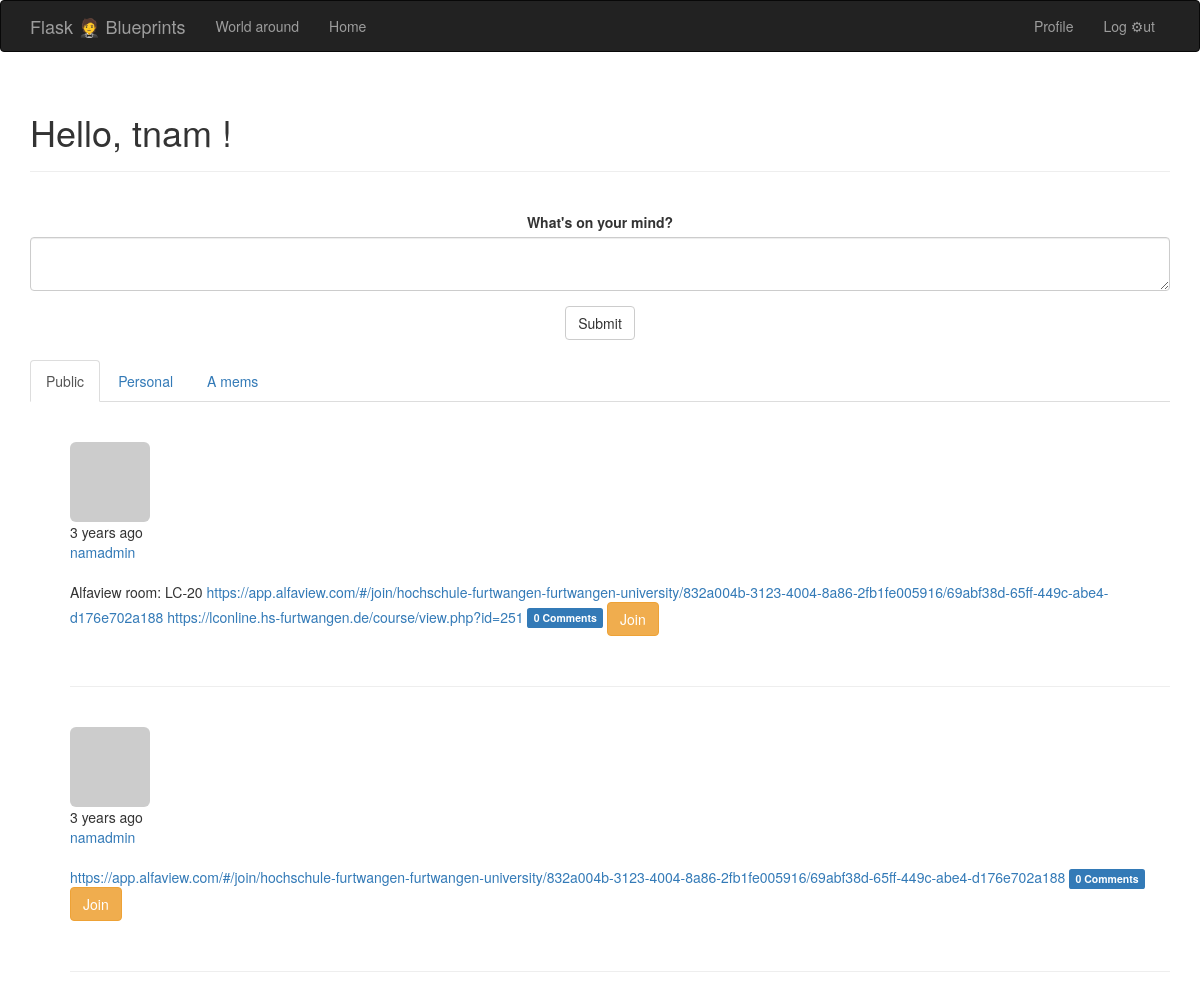
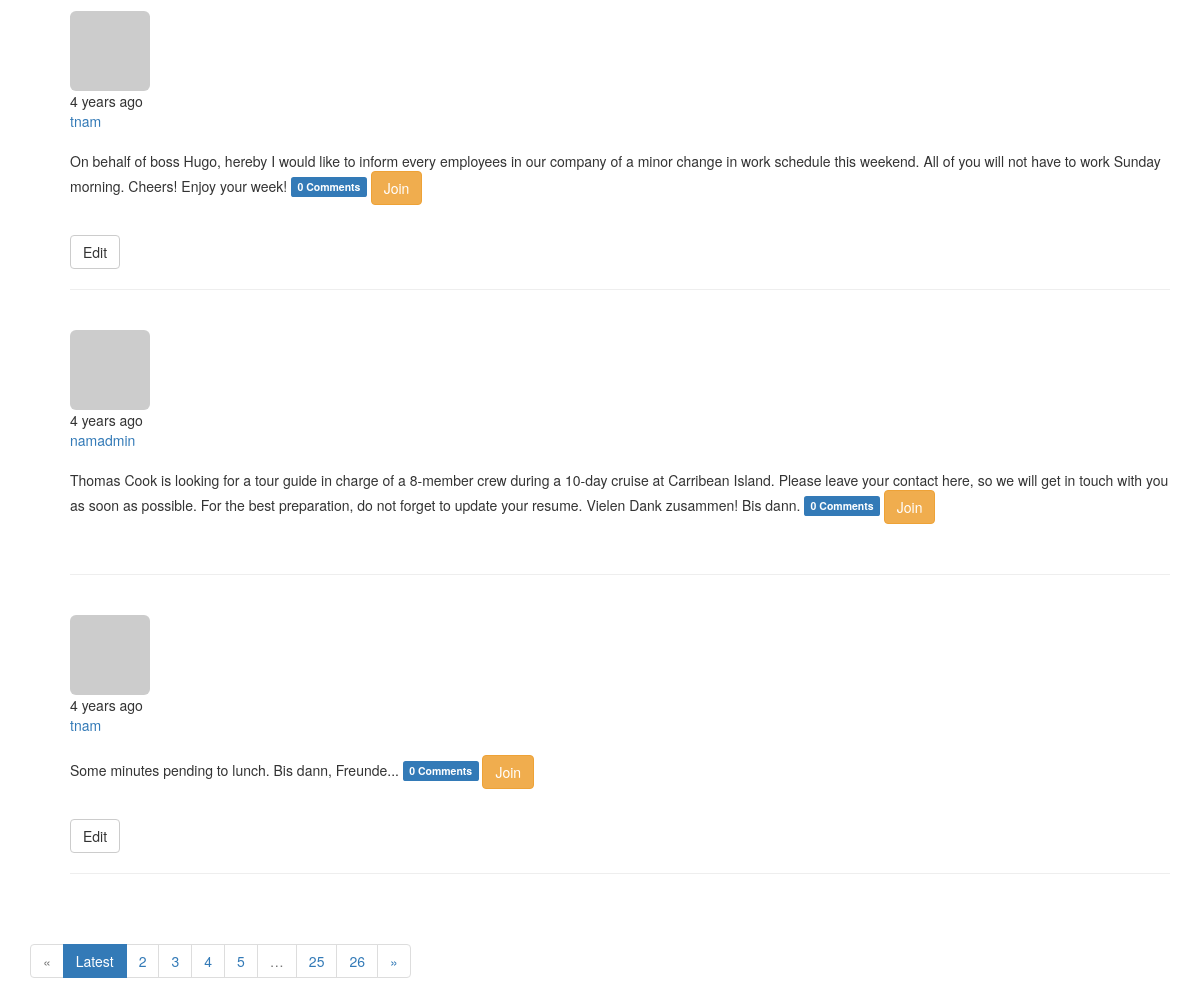
/ (signed in), run on the app's committed database (2 pictures, top to bottom).
### flask_blueprint/app/models.py (models this page shows, shortened)
class User(UserMixin, db.Model):
    __tablename__ = 'users'
    id = db.Column(db.Integer, primary_key=True)
    username = db.Column(db.String(64), unique=True, index=True)
    email = db.Column(db.String(64), unique=True, index=True)
    role_id = db.Column(db.Integer, db.ForeignKey('roles.id')) # table 'roles' / column 'id'
    from flask_login import UserMixin, AnonymousUserMixin
    def can(self, perm):
        return self.role is not None and self.role.has_permission(perm)
    def is_administrator(self):
        return self.can(Permission.ADMIN)
    password_hash = db.Column(db.String(128))
    @property
    def password(self):
        raise AttributeError('Password is not a readable attribute.')
    confirmed = db.Column(db.Boolean, default=False)
    name = db.Column(db.String(64))
    location = db.Column(db.String(64))
    about_me = db.Column(db.Text()) # string that does not need a maximum length
    member_since = db.Column(db.DateTime())
    last_login = db.Column(db.DateTime())
    last_seen = db.Column(db.DateTime(), default=datetime.utcnow)
    def ping(self):
        self.last_seen = datetime.utcnow()
        db.session.add(self)
        db.session.commit()
    avatar_hash = db.Column(db.String(32))
    def gravatar(self, size=100, default='identicon', rating='g'):
        if request.is_secure:
            url = 'https://secure.gravatar.com/avatar'
        else:
            url = 'http://www.gravatar.com/avatar'
        hash = self.avatar_hash or self.gravatar_hash()
        return '{url}/{hash}?s={size}&d={default}&r={rating}'.format(
            url=url, hash=hash, size=size, default=default, rating=rating)
    posts = db.relationship('Post', backref='author', lazy='dynamic')   ####§§ Line 195 <=> Line 267
    followed = db.relationship('Follow',                            # stars relating to this fan
                               foreign_keys=[Follow.follower_id],   # fan
                               backref=db.backref('follower', lazy='joined'),   # .follower
                               lazy='dynamic',
                               cascade='all, delete-orphan')
    followers = db.relationship('Follow',                            # fans relating to this star
                                foreign_keys=[Follow.followed_id],   # star
                                backref=db.backref('followed', lazy='joined'),   # .followed
                                lazy='dynamic',
                                cascade='all, delete-orphan')
    comments = db.relationship('Comment', backref='author', lazy='dynamic')

class Post(db.Model):
    __tablename__ = 'posts'
    id = db.Column(db.Integer, primary_key=True)
    body = db.Column(db.Text)
    timestamp = db.Column(db.DateTime, index=True, default=datetime.utcnow)
    author_id = db.Column(db.Integer, db.ForeignKey('users.id'))   ####§§ Line 195 <=> Line 267
    body_html = db.Column(db.Text)
    toquery_authornamestartswitha = db.Column(db.Boolean, default=False, index=True)
    comments = db.relationship('Comment', backref='post', lazy='dynamic')

### flask_blueprint/app/main/views.py (the view)
@main.route('/', methods=['GET', 'POST'])   ### 'main.route' instead of 'app.route'
def index():
    form = PostForm()
    if current_user.can(Permission.WRITE) and form.validate_on_submit():
        post = Post(body=form.body.data,
                    author=current_user._get_current_object()) # Line 192 and 220 'Models.py'
        db.session.add(post)
        db.session.commit()
        return redirect(url_for('.index'))
    page = request.args.get('page', 1, type=int) # When a page isn’t given, a default page of 1 (the first page) is used
    pagination = Post.query.order_by(Post.timestamp.desc()).paginate(
        page, per_page=5, error_out=False) # Flask-SQLAlchemy’s 'paginate()', not 'all()'
    posts = pagination.items
    show_followed = False
    show_amem = False
    if current_user.is_authenticated:
        show_followed = bool(request.cookies.get('show_followed', ''))
        print('show_followed =' + str(show_followed))
        show_amem = bool(request.cookies.get('show_amem', ''))
        print('show_amem =' + str(show_amem))
    if show_amem==True and show_followed==False:
        querying = Post.query.filter_by(toquery_authornamestartswitha=True)
    if show_followed==True and show_amem==False:
        querying = current_user.followed_posts
    if show_followed==False and show_amem==False:
        querying = Post.query
    pagination = querying.order_by(Post.timestamp.desc()).paginate(page, per_page=5,error_out=False)
    posts = pagination.items
    return render_template('index.html', form=form, posts=posts,
                           show_followed=show_followed, show_amem=show_amem, pagination=pagination)

### flask_blueprint/app/main/forms.py
class PostForm(FlaskForm):
    body = PageDownField("What's on your mind?", validators=[Required()])
    submit = SubmitField('Submit')

### flask_blueprint/app/auth/views.py (called while the page is built)
@auth.before_app_request
def before_request():
    if current_user.is_authenticated \
            and not current_user.confirmed \
            and request.blueprint != 'auth' \
            and request.endpoint != 'static':
        return redirect(url_for('auth.unconfirmed'))   ### line 94: return render_template('auth/resendconfirmation.html', form=form)

@auth.before_app_request
def before_request():
    if current_user.is_authenticated:
        current_user.ping()
        if not current_user.confirmed \
                and request.endpoint \
                and request.blueprint != 'auth' \
                and request.endpoint != 'static':
            return redirect(url_for('auth.unconfirmed'))

### flask_blueprint/app/main/__init__.py (called while the page is built)
@main.app_context_processor
def inject_permissions():
    return dict(Permission=Permission)

@main.app_context_processor
def inject_abc():
    abc = "ABC is shown here!"
    return dict(abc=abc)

@main.app_context_processor
def inject_commentid():
    try:
        with open('commentid', 'r') as f:
            commentid = f.read()
    except FileNotFoundError:
        commentid = ''
    return dict(commentid=commentid)

### flask_blueprint/app/main/views.py (called while the page is built, shortened)
@main.after_app_request
def after_request(response):
    return response

### flask_blueprint/app/models.py (called while the page is built)
@login_manager.user_loader
def load_user(user_id):
    return User.query.get(int(user_id))

    def has_permission(self, perm):   ######
        return self.permissions & perm == perm

### flask_blueprint/app/templates/index.html (shortened to what this page needs)
{% extends "base.html" %}
{% import "bootstrap/wtf.html" as wtf %}
{% block page_content %}
<div class="page-header">
  <h1>
    Hello,
    {% if current_user.is_authenticated %}
        {{ current_user.username }}
    {% else %}
        Stranger
    {% endif %}!
  </h1>
</div>
<br>
<div align='center'>
    {% if current_user.can(Permission.WRITE) %}
    {{ wtf.quick_form(form, form_type="horizontal") }}
    {% endif %}
</div>
<br>
{% if current_user.confirmed %}
<div class="post-tabs">
    <ul class="nav nav-tabs">
        <li{% if not show_followed and not show_amem %} class="active"{% endif %}><a href="{{ url_for('.show_all') }}">Public</a></li>
        <li{% if show_followed %} class="active"{% endif %}><a href="{{ url_for('.show_followed') }}">Personal</a></li>
        <li{% if show_amem %} class="active"{% endif %}><a href="{{ url_for('.show_amem') }}">A mems</a></li>
    </ul>
    <br>
    <br>
    {% include '_posts.html' %}
</div>
<div>
  {% import "_macros.html" as macros %}
      {{ macros.pagination_widget(pagination, '.index') }}
  {% endif %}
</div>
{% endblock %}

### flask_blueprint/app/templates/base.html (shortened to what this page needs)
{% extends "bootstrap/base.html" %}
{% block navbar %}
<div class="navbar navbar-inverse" role="navigation">
    <div class="container">
        <div class="navbar-header">
            <a class="navbar-brand" href="{{url_for('main.about')}}">Flask 🤵 Blueprints</a>
        </div>
        <div class="navbar-collapse collapse">
            <ul class="nav navbar-nav">
                <li><a href="/">World around</a></li>
                {% if current_user.is_authenticated %}
                <li><a href="{{url_for('main.namslife')}}">Home</a></li>
                {% endif %}
            </ul>
            <ul class="nav navbar-nav navbar-right">
                {% if current_user.is_authenticated %}
                <li><a href="{{ url_for('main.user', username=current_user.username) }}">Profile</a></li>
                <li><a href="{{ url_for('auth.logout') }}">Log ⚙ut</a></li>
                {% else %}
                <li><a href="{{ url_for('auth.login') }}">Log In</a></li>
                {% endif %}
            </ul>
        </div>
    </div>
</div>
{% endblock %}
{% block content %}
<div class="container" id="mainview">
    {% block page_content %}{% endblock %}
</div>
{% endblock %}

### flask_blueprint/app/templates/_posts.html (shortened to what this page needs)
<ul class="posts">
  {% for post in posts %}
         <div class="profile-thumbnail">
             <a href="{{ url_for('.user', username=post.author.username) }}">
                 <img class="img-rounded profile-thumbnail"
                     src="{{ post.author.gravatar(size=40) }}">
             </a>
         </div>
         <div class="post-date">{{ moment(post.timestamp).fromNow() }}</div>
         <div class="post-author">
             <a href="{{ url_for('.user', username=post.author.username) }}">
                 {{ post.author.username }}
             </a>
         </div>
<br>
         <div class="post-body">
<p>
           {% if post.body_html %}
               {{ post.body_html | safe }}
           {% else %}
               {{ post.body }}
           {% endif %}
           <a href="{{ url_for('.post', id=post.id) }}#comments" class="label label-primary">
                              {{ post.comments.count() }} Comments</a> <a class="btn btn-warning" href="{{ url_for('.post', id=post.id) }}">
                                                  <span>Join</span></a>
</p>
           <div class="post-footer">
             <br>
               {% if current_user == post.author or current_user.is_administrator()%}
               <a class="btn btn-default" href="{{ url_for('.edit', id=post.id) }}">
                    <span>Edit</span>
               </a>
               {% endif %}
      </div>
</div>
         <hr>
     <br>
     {% endfor %}
</ul>

### flask_blueprint/app/templates/_macros.html
{% macro pagination_widget(pagination, endpoint) %}
<ul class="pagination">
    <li{% if not pagination.has_prev %} class="disabled"{% endif %}>
        <a href="{% if pagination.has_prev %}{{ url_for(endpoint,
            page = pagination.page - 1, **kwargs) }}{% else %}#{% endif %}">
            &laquo;
        </a>
    </li>
    {% for p in pagination.iter_pages() %}
        {% if p %}
            {% if p == pagination.page %}
            <li class="active">
              {% if p==1 %}<a href="{{ url_for(endpoint, page = p, **kwargs) }}">Latest</a>
              {% elif p==pagination.pages %}<a href="{{ url_for(endpoint, page = p, **kwargs) }}">Oldest</a>
              {% else %}
                <a href="{{ url_for(endpoint, page = p, **kwargs) }}">{{ p }}</a>
              {% endif %}
            </li>
            {% else %}
            <li>
                <a href="{{ url_for(endpoint, page = p, **kwargs) }}">{{ p }}</a>
            </li>
            {% endif %}
        {% else %}
        <li class="disabled"><a href="#">&hellip;</a></li>
        {% endif %}
    {% endfor %}
    <li{% if not pagination.has_next %} class="disabled"{% endif %}>
        <a href="{% if pagination.has_next %}{{ url_for(endpoint,
            page = pagination.page + 1, **kwargs) }}{% else %}#{% endif %}">
            &raquo;
        </a>
    </li>
</ul>
{% endmacro %}

### data on the page
User: username "tnam"
Post: timestamp "3 years ago", author.username "namadmin", body_html "Alfaview room: LC-20 https://app.alfaview.com/#/join/hochschule-furtwangen-furtwangen-university/832a004b-3123-4004-8a86-2fb1fe005916/69abf38d-65ff-449c-abe4-d176e702a188 https://lconline.hs-furtwangen.de/course/view.php?id=251", comments.count "0"
Post: timestamp "3 years ago", author.username "namadmin", body_html "https://app.alfaview.com/#/join/hochschule-furtwangen-furtwangen-university/832a004b-3123-4004-8a86-2fb1fe005916/69abf38d-65ff-449c-abe4-d176e702a188", comments.count "0"
Post: timestamp "4 years ago", author.username "tnam", body_html "On behalf of boss Hugo, hereby I would like to inform every employees in our company of a minor change in work schedule this weekend. All of you will not have to work Sunday morning. Cheers! Enjoy your week!", comments.count "0"
Post: timestamp "4 years ago", author.username "namadmin", body_html "Thomas Cook is looking for a tour guide in charge of a 8-member crew during a 10-day cruise at Carribean Island. Please leave your contact here, so we will get in touch with you as soon as possible. For the best preparation, do not forget to update your resume. Vielen Dank zusammen! Bis dann.", comments.count "0"
Post: timestamp "4 years ago", author.username "tnam", body_html "Some minutes pending to lunch. Bis dann, Freunde...", comments.count "0"

### other printed values
{{ p }} "2" "3" "4" "5" "25" "26"
